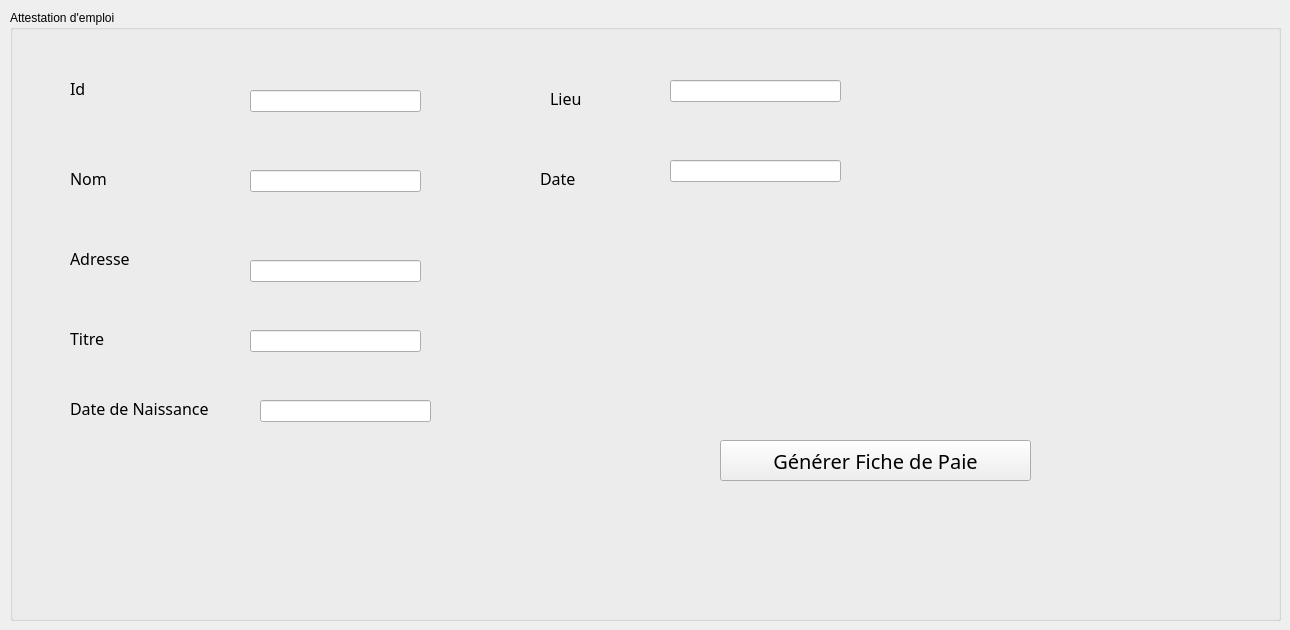
       <widget class="QWidget" name="attestation">
        <attribute name="title">
         <string>Attestation d'emploi</string>
        </attribute>
        <widget class="QGroupBox" name="groupBox_5">
         <property name="geometry">
          <rect>
           <x>10</x>
           <y>10</y>
           <width>1271</width>
           <height>611</height>
          </rect>
         </property>
         <property name="title">
          <string>Attestation d'emploi</string>
         </property>
         <widget class="QPushButton" name="ficher_paie_button">
          <property name="geometry">
           <rect>
            <x>710</x>
            <y>430</y>
            <width>311</width>
            <height>41</height>
           </rect>
          </property>
          <property name="font">
           <font>
            <family>Corbel</family>
            <pointsize>15</pointsize>
            <weight>9</weight>
            <italic>false</italic>
            <bold>false</bold>
           </font>
          </property>
          <property name="text">
           <string>Générer Fiche de Paie</string>
          </property>
         </widget>
         <widget class="QLineEdit" name="line_esm">
          <property name="geometry">
           <rect>
            <x>240</x>
            <y>160</y>
            <width>171</width>
            <height>22</height>
           </rect>
          </property>
          <property name="text">
           <string/>
          </property>
         </widget>
         <widget class="QLineEdit" name="att_id">
          <property name="geometry">
           <rect>
            <x>240</x>
            <y>80</y>
            <width>171</width>
            <height>22</height>
           </rect>
          </property>
          <property name="text">
           <string/>
          </property>
         </widget>
         <widget class="QLabel" name="att_id_label">
          <property name="geometry">
           <rect>
            <x>60</x>
            <y>70</y>
            <width>55</width>
            <height>16</height>
           </rect>
          </property>
          <property name="font">
           <font>
            <family>Corbel</family>
            <pointsize>12</pointsize>
            <weight>50</weight>
            <italic>false</italic>
            <bold>false</bold>
           </font>
          </property>
          <property name="text">
           <string>Id</string>
          </property>
         </widget>
         <widget class="QLabel" name="att_name_label">
          <property name="geometry">
           <rect>
            <x>60</x>
            <y>160</y>
            <width>55</width>
            <height>16</height>
           </rect>
          </property>
          <property name="font">
           <font>
            <family>Corbel</family>
            <pointsize>12</pointsize>
            <weight>50</weight>
            <italic>false</italic>
            <bold>false</bold>
           </font>
          </property>
          <property name="text">
           <string>Nom</string>
          </property>
         </widget>
         <widget class="QLineEdit" name="attestation_title">
          <property name="geometry">
           <rect>
            <x>240</x>
            <y>320</y>
            <width>171</width>
            <height>22</height>
           </rect>
          </property>
          <property name="text">
           <string/>
          </property>
         </widget>
         <widget class="QLineEdit" name="attestation_address">
          <property name="geometry">
           <rect>
            <x>240</x>
            <y>250</y>
            <width>171</width>
            <height>22</height>
           </rect>
          </property>
          <property name="text">
           <string/>
          </property>
         </widget>
         <widget class="QLineEdit" name="attestation_birtdate">
          <property name="geometry">
           <rect>
            <x>250</x>
            <y>390</y>
            <width>171</width>
            <height>22</height>
           </rect>
          </property>
          <property name="text">
           <string/>
          </property>
         </widget>
         <widget class="QLabel" name="att_birthdate_label">
          <property name="geometry">
           <rect>
            <x>60</x>
            <y>390</y>
            <width>171</width>
            <height>16</height>
           </rect>
          </property>
          <property name="font">
           <font>
            <family>Corbel</family>
            <pointsize>12</pointsize>
            <weight>50</weight>
            <italic>false</italic>
            <bold>false</bold>
           </font>
          </property>
          <property name="text">
           <string>Date de Naissance</string>
          </property>
         </widget>
         <widget class="QLabel" name="att_adress_label">
          <property name="geometry">
           <rect>
            <x>60</x>
            <y>240</y>
            <width>91</width>
            <height>16</height>
           </rect>
          </property>
          <property name="font">
           <font>
            <family>Corbel</family>
            <pointsize>12</pointsize>
            <weight>50</weight>
            <italic>false</italic>
            <bold>false</bold>
           </font>
          </property>
          <property name="text">
           <string>Adresse</string>
          </property>
         </widget>
         <widget class="QLabel" name="att_title_label">
          <property name="geometry">
           <rect>
            <x>60</x>
            <y>320</y>
            <width>55</width>
            <height>16</height>
           </rect>
          </property>
          <property name="font">
           <font>
            <family>Corbel</family>
            <pointsize>12</pointsize>
            <weight>50</weight>
            <italic>false</italic>
            <bold>false</bold>
           </font>
          </property>
          <property name="text">
           <string>Titre</string>
          </property>
         </widget>
         <widget class="QLabel" name="att_lieu_label">
          <property name="geometry">
           <rect>
            <x>540</x>
            <y>80</y>
            <width>55</width>
            <height>16</height>
           </rect>
          </property>
          <property name="font">
           <font>
            <family>Corbel</family>
            <pointsize>12</pointsize>
            <weight>50</weight>
            <italic>false</italic>
            <bold>false</bold>
           </font>
          </property>
          <property name="text">
           <string>Lieu</string>
          </property>
         </widget>
         <widget class="QLabel" name="att_date_label">
          <property name="geometry">
           <rect>
            <x>530</x>
            <y>160</y>
            <width>55</width>
            <height>16</height>
           </rect>
          </property>
          <property name="font">
           <font>
            <family>Corbel</family>
            <pointsize>12</pointsize>
            <weight>50</weight>
            <italic>false</italic>
            <bold>false</bold>
           </font>
          </property>
          <property name="text">
           <string>Date</string>
          </property>
         </widget>
         <widget class="QLineEdit" name="line_lieu">
          <property name="geometry">
           <rect>
            <x>660</x>
            <y>70</y>
            <width>171</width>
            <height>22</height>
           </rect>
          </property>
          <property name="text">
           <string/>
          </property>
         </widget>
         <widget class="QLineEdit" name="line_date">
          <property name="geometry">
           <rect>
            <x>660</x>
            <y>150</y>
            <width>171</width>
            <height>22</height>
           </rect>
          </property>
          <property name="text">
           <string/>
          </property>
         </widget>
        </widget>
       </widget>
